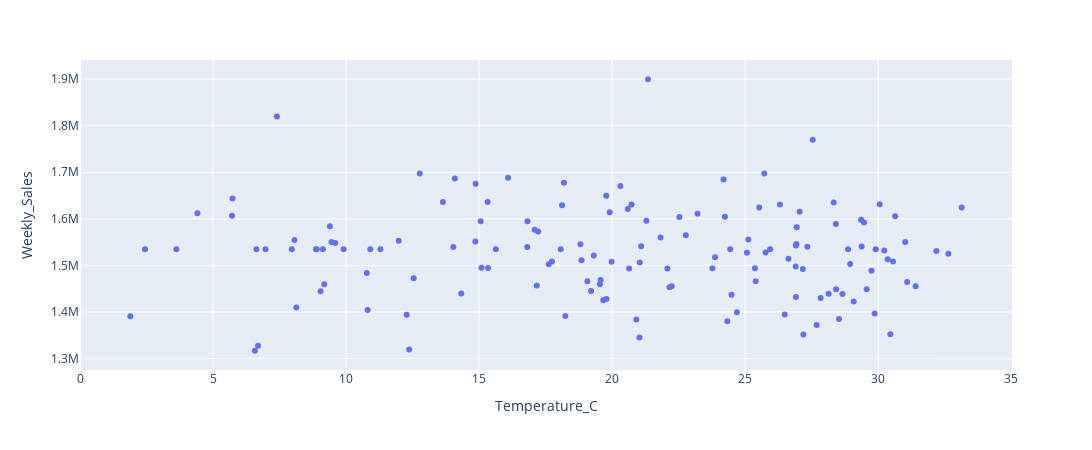

The notebook cell saved with this chart:
### Code cell
temp = overall_holiday_removed.loc[(overall_holiday_removed.Store == 1)]
fig = px.scatter(data_frame = temp, x = temp.Temperature_C, y = temp.Weekly_Sales)
fig.update_layout(width = 1380, height = 450, paper_bgcolor="white")

### Figure 1 — Plotly figure (JSON) as saved in the notebook; plotly's stock layout.template omitted (floating-point values rounded to 4 significant figures; data arrays with more than 128 entries replaced by an {"elided": "..."} marker saying what was removed)
{"data": [{"hovertemplate": "Temperature_C=%{x}<br>Weekly_Sales=%{y}<extra></extra>", "legendgroup": "", "marker": {"color": "#636efa", "symbol": "circle"}, "mode": "markers", "name": "", "orientation": "v", "showlegend": false, "type": "scatter", "x": {"elided": "143 float values"}, "xaxis": "x", "y": {"elided": "143 float values"}, "yaxis": "y"}], "layout": {"height": 450, "legend": {"tracegroupgap": 0}, "margin": {"t": 60}, "paper_bgcolor": "white", "width": 1380, "xaxis": {"anchor": "y", "autorange": true, "domain": [0, 1], "range": [0.03449, 35.0], "title": {"text": "Temperature_C"}, "type": "linear"}, "yaxis": {"anchor": "x", "autorange": true, "domain": [0, 1], "range": [1276000.0, 1941000.0], "title": {"text": "Weekly_Sales"}, "type": "linear"}}}
